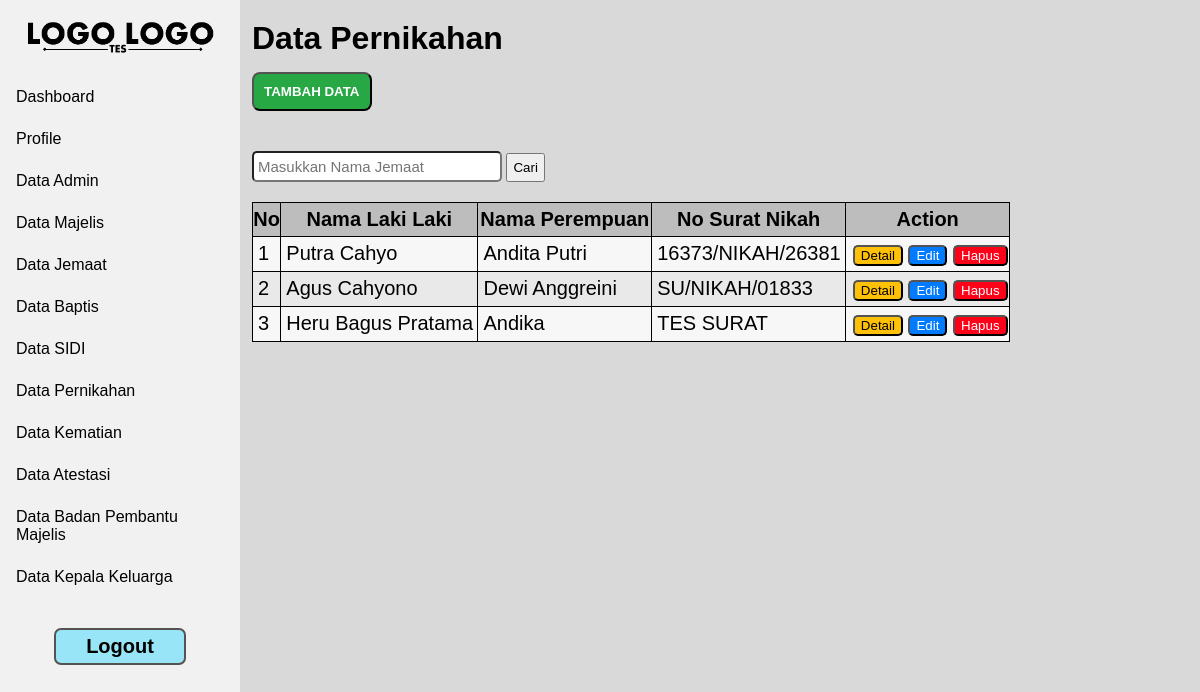
The page /admin/data_pernikahan.php (signed in) on the database its author committed.
### tables this page shows
CREATE TABLE `pernikahan` (
  `nik_laki_laki` varchar(16) NOT NULL,
  `nik_perempuan` varchar(16) NOT NULL,
  `no_surat_nikah` varchar(150) NOT NULL,
  `tempat_peneguhan` varchar(200) NOT NULL,
  `tanggal_peneguhan` date NOT NULL,
  `nama_pendeta` varchar(250) NOT NULL
);

CREATE TABLE `jemaat` (
  `nik` varchar(16) NOT NULL,
  `no_kk` varchar(16) NOT NULL,
  `nama_jemaat` varchar(200) NOT NULL,
  `password` varchar(200) NOT NULL,
  `jenis_kelamin` varchar(9) NOT NULL,
  `tempat_lahir` varchar(150) NOT NULL,
  `tanggal_lahir` date NOT NULL,
  `pendidikan_terakhir` varchar(100) NOT NULL,
  `pekerjaan` varchar(150) NOT NULL,
  `blok` varchar(2) NOT NULL,
  `pepanthan` varchar(50) NOT NULL,
  `status_hubungan_keluarga` varchar(100) NOT NULL,
  `status_jemaat` varchar(50) NOT NULL,
  `no_handphone` varchar(13) NOT NULL,
  `provinsi_kk` varchar(150) NOT NULL,
  `kab_kota_kk` varchar(150) NOT NULL,
  `kecamatan_kk` varchar(150) NOT NULL,
  `kelurahan_kk` varchar(150) NOT NULL,
  `rw_kk` varchar(4) NOT NULL,
  `rt_kk` varchar(4) NOT NULL,
  `provinsi_domisili` varchar(150) NOT NULL,
  `kab_kota_domisili` varchar(150) NOT NULL,
  `kecamatan_domisili` varchar(150) NOT NULL,
  `kelurahan_domisili` varchar(150) NOT NULL,
  `rw_domisili` varchar(4) NOT NULL,
  `rt_domisili` varchar(4) NOT NULL
);

### admin/data_pernikahan.php (the view, shortened to what this page needs)
<!DOCTYPE html>
<html lang="en">
<head>
</head>
<body>
    <?php
        include "../session/session_login.php";
        include "navbar.php";
    ?>
    <div class="body-content">
        <h1>Data Pernikahan</h1>
        <a id="-" href="tambah_pernikahan.php"><button id="btn-tambah">TAMBAH DATA</button></a>
        <form action="" method="GET" id="search-bar">
            <input type="text" id="search" name="search" placeholder="Masukkan Nama Jemaat">
            <button type="submit" id="btn-cari">Cari</button>
        </form>
        <div class="tabel">
            <table id="tb-data">
                <tr id="tb-tr">
                    <th id="tb-th">No</th>
                    <th id="tb-th">Nama Laki Laki</th>
                    <th id="tb-th">Nama Perempuan</th>
                    <th id="tb-th">No Surat Nikah</th>
                    <th id="tb-th">Action</th>
                </tr>
                <?php
                $where = '';
                    $query = mysqli_query($konek_db, " SELECT
                            pernikahan.nik_laki_laki,
                            pernikahan.nik_perempuan,
                            pernikahan.no_surat_nikah,
                            jemaat_laki.nama_jemaat AS nama_laki_laki,
                            jemaat_perempuan.nama_jemaat AS nama_perempuan
                        FROM pernikahan
                        LEFT JOIN jemaat AS jemaat_laki ON pernikahan.nik_laki_laki = jemaat_laki.nik
                        LEFT JOIN jemaat AS jemaat_perempuan ON pernikahan.nik_perempuan = jemaat_perempuan.nik
                    ".$where);
                    $id = 0;
                    while ($data = mysqli_fetch_array($query)){
                ?>
                <form action="" method="POST">
                    <tr id="tb-tr">
                        <?php
                            $id++;
                            echo "
                                <td id='tb-td'>".$id."</td>
                                <td id='tb-td'>".$data["nama_laki_laki"]."</td>
                                <td id='tb-td'>".$data["nama_perempuan"]."</td>
                                <td id='tb-td'>".$data["no_surat_nikah"]."</td>
                                <td id='tb-td'>
                                    <div class='action'>
                                        <button name='detail' id='btn-detail'>Detail</button>
                                        <button name='edit' id='btn-edit'>Edit</button>
                                        <button name='hapus' id='btn-hapus'>Hapus</button>
                                    </div>
                                </td>
                            ";
                        ?>
                    </tr>
                </form>
                <?php
                    }
                ?>
            </table>
        </div>
    </div>
</body>
</html>

### css/style-navbar.css (style rules this page uses)
* { font-family: sans-serif; box-sizing: border-box; text-decoration: none; margin: 0; }
body { background-color: #D9D9D9; }
.body-content { padding-top: 20px; margin-left: 21%; overflow-y: scroll; -ms-overflow-style: none; scrollbar-width: none; height: 100%; }

### css/style-tb-btn.css (style rules this page uses)
#btn-tambah { background: #28a745; color: #ffffff; cursor: pointer; margin-top: 15px; margin-bottom: 40px; padding: 10px 10px; border-radius: 8px; font-weight: bold; }
#btn-hapus { background: #ff0019; color: #ffffff; cursor: pointer; border-radius: 5px; }
#btn-edit { background: #007bff; color: #ffffff; cursor: pointer; border-radius: 5px; }
#btn-detail { background: #ffc107; color: #000000; cursor: pointer; border-radius: 5px; }
#search { margin-bottom: 20px; padding: 5px 4px; border-radius: 5px; width: 250px; font-size: 15px; }
#btn-cari { padding: 5px; cursor: pointer; }
#tb-data { width: 80%; }
#tb-data, #tb-th { border: 1px solid; border-collapse: collapse; font-size: 20px; padding: 5px 0px; background-color: #bdbdbd; }
#tb-data, #tb-td { border: 1px solid; border-collapse: collapse; font-size: 20px; padding: 5px 0px; padding-left: 5px; }
#tb-tr { background-color: #e9e9e9; }
#tb-tr:nth-child(even) { background-color: #f7f7f7; }
.action { text-align: center; }
tr { vertical-align: top; }

### rows shown on the page
pernikahan: jemaat.nama_jemaat "Putra Cahyo", jemaat.nama_jemaat "Andita Putri", no_surat_nikah "16373/NIKAH/26381"
pernikahan: jemaat.nama_jemaat "Agus Cahyono", jemaat.nama_jemaat "Dewi Anggreini", no_surat_nikah "SU/NIKAH/01833"
pernikahan: jemaat.nama_jemaat "Heru Bagus Pratama", jemaat.nama_jemaat "Andika", no_surat_nikah "TES SURAT"
